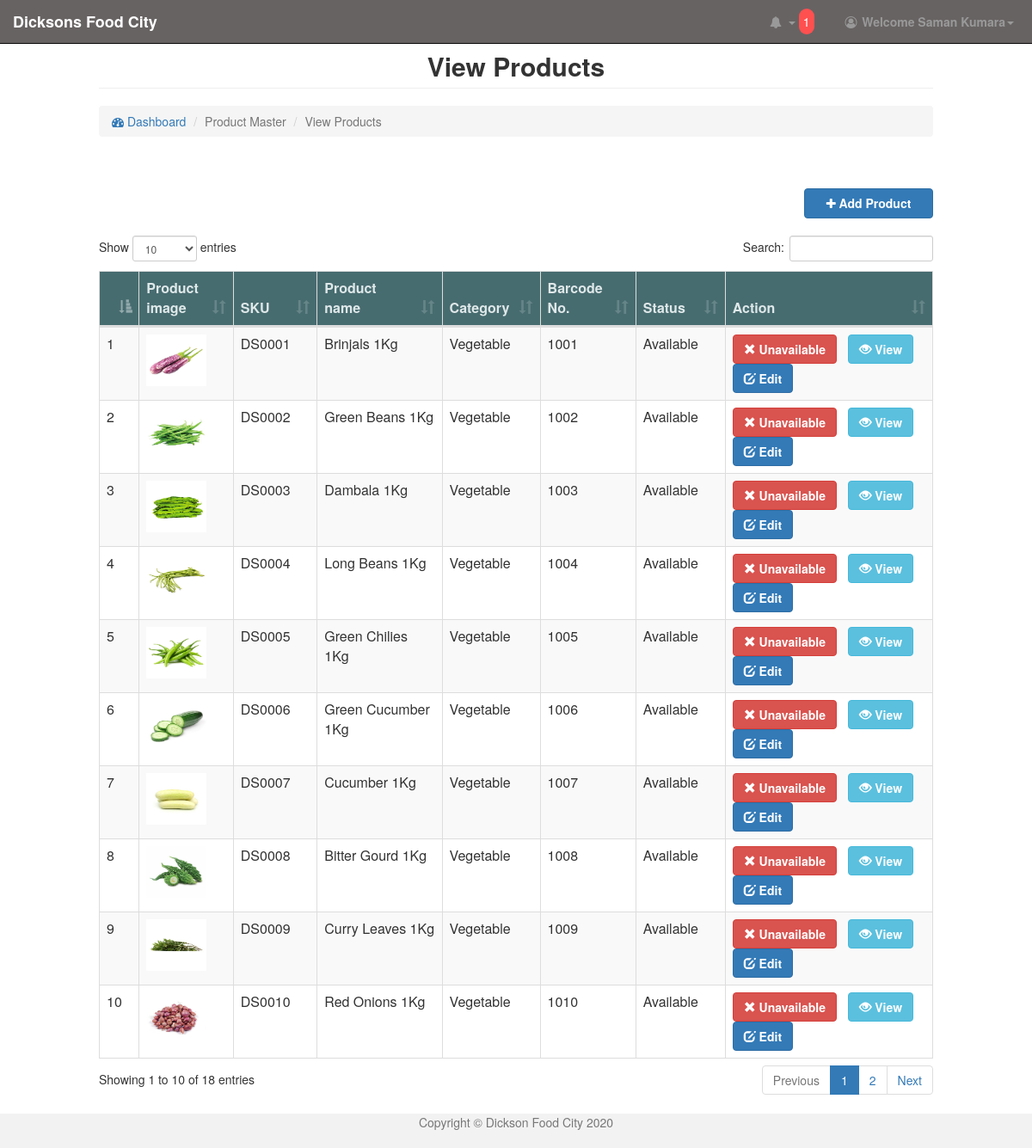
The app's page /view/view-product.php (signed in) with its own data.
### tables this page shows
CREATE TABLE `product` (
  `product_id` int(11) NOT NULL AUTO_INCREMENT,
  `pcode` varchar(30) NOT NULL,
  `product_name` varchar(50) NOT NULL,
  `brand_id` int(11) NOT NULL,
  `department_id` int(11) NOT NULL,
  `cat_id` int(11) NOT NULL,
  `sub_cat_id` int(11) NOT NULL,
  `pbarcode` varchar(30) NOT NULL,
  `unit_id` int(11) NOT NULL,
  `product_image` text NOT NULL,
  `ppurchase_price` double(10,2) NOT NULL,
  `pdis` int(11) NOT NULL,
  `reqty` double(10,3) NOT NULL,
  `product_status` int(11) NOT NULL DEFAULT '1',
  PRIMARY KEY (`product_id`)
);

CREATE TABLE `category` (
  `cat_id` int(11) NOT NULL AUTO_INCREMENT,
  `cat_name` varchar(50) NOT NULL,
  `cat_code` varchar(30) NOT NULL,
  `status` int(11) NOT NULL DEFAULT '1',
  PRIMARY KEY (`cat_id`)
);

### model/product_model.php (called while the page is built, shortened)
<?php
class Product{
    function getAllProducts()
    {
        $con = $GLOBALS["con"];
        $sql="SELECT * FROM product p, category c WHERE  p.cat_id=c.cat_id";
        $productResult=$con->query($sql);
        return $productResult;
    }
}

### view/view-product.php (the view, shortened to what this page needs)
<html>
    <head>
        <link rel="stylesheet" type="text/css" href="../css/dataTables.bootstrap.min.css"/>
        <?php
        include '../includes/bootstrap_includes_css.php';
        include '../model/product_model.php';
        $productObj= new Product();
        $productResult=$productObj->getAllProducts();
        ?>
    </head>
    <body>
         <?php
        include_once'header.php';
        ?>
        <div class="container-fluid">
            <div class="row">
                <div class="col-md-12">&nbsp;</div>
            </div>
            <div class="row">
                 <div class="col-md-1">&nbsp;</div>
                <div class="col-lg-10">
                    <center> <h2 class="page-header"><b>View Products</b></h2></center>
                </div>
                  <div class="col-md-1">&nbsp;</div>
            </div>
              <div class="row">
                <div class="col-md-1">&nbsp;</div>
                <div class="col-md-10">
                <ol class="breadcrumb mb-4">
                <li class="breadcrumb-item active"><a href="dashboard.php"><i class="fa fa-dashboard"></i> Dashboard</a></li>
                <li class="breadcrumb-item active">Product Master</li>
                <li class="breadcrumb-item active">View Products</li>
                </ol>
                </div>
                <div class="col-md-1">&nbsp;</div>
              </div>
                <div class="row">
                <div class="col-md-1">&nbsp;</div>
               <div class="col-md-10">
                </div>
                <div class="col-md-1">&nbsp;</div>
                </div>
            <div class="row">
                <div class="col-md-12">&nbsp;</div>
            </div>
            <div class="row">
                   <div class="col-md-1"> &nbsp;</div>
                   <div class="col-md-10">
                    <div class="page-body">
                     <a href="add-product.php" class="btn btn-primary" style="float:right; width:150px; height:35px;">
                        <i class="fa fa-plus"></i>
                            <b>Add Product</b>
                     </a>
                    <div class="row">
                        <div class="col-md-12">&nbsp;</div>
                    </div>
                           <div class="table-responsive center-block">
                                <table class="table table-bordered table-striped" id="example" role="grid"  style="float:left;">
                                    <thead>
                                        <tr role="row" style="background-color: #476c70;color:#dfe8e9;height:50px">
                                           <th style="width:10px">&nbsp;</th>
                                           <th  rowspan="1" colspan="1" style="width:80px;">
                                                Product image
                                            </th>
                                            <th   rowspan="1" colspan="1" style="width:80px;">
                                                SKU
                                            </th>
                                            <th  rowspan="1" colspan="1" style="width:150px;">
                                                Product name
                                            </th>
                                            <th  rowspan="1" colspan="1" style="width:80px;">
                                               Category
                                            </th>
                                            <th  rowspan="1" colspan="1" style="width:80px;">
                                               Barcode No.
                                            </th>
                                            <th rowspan="1" colspan="1" style="width: 80px;">
                                                Status
                                            </th>
                                            <th  rowspan="1" colspan="1" style="width: 300px;">
                                                Action
                                            </th>
                                        </tr>
                                    </thead>
                                    <?php
                                    while ($prow = $productResult->fetch_assoc()) {
                                        $productId = $prow["product_id"];
                                        $productId = base64_encode($productId);
                                    ?>
                                        <tr>
                                            <td><?php echo $prow["product_id"]; ?></td>
                                            <td><img src="../images/product_image/<?php echo $prow["product_image"]; ?>" width="70" height="60" /></td>
                                            <td><?php echo $prow["pcode"]; ?></td>
                                            <td><?php echo $prow["product_name"]; ?></td>
                                            <td><?php echo $prow["cat_name"]; ?></td>
                                            <td><?php echo $prow["pbarcode"]; ?></td>
                                            <td>
                                                <?php
                                                if ($prow["product_status"] == "1") {
                                                    echo "Available";
                                                } else {
                                                    echo "Unavailable";
                                                }
                                                ?>
                                            </td>
                                            <td>
                                                <?php
                                                if ($prow["product_status"] == "1") {
                                                ?>
                                                <a href="../controller/productcontroller.php?status=deactivateProduct&product_id=<?php echo $productId; ?>" class="btn btn-md btn-danger">
                                                <span class="glyphicon glyphicon-remove"></span>&nbsp;<b>Unavailable</b>
                                                </a>
                                                <?php
                                                }
                                                ?>
                                                <a href="../view/display-product.php?product_id=<?php echo $productId;  ?>"  class="btn btn-md btn-info">
                                                    <span class="glyphicon glyphicon-eye-open"></span>&nbsp;<b>View</b>
                                                </a>
                                                <a href="../view/edit-product.php?product_id=<?php echo $productId; ?>" class="btn btn-md btn-primary">
                                                    <span class="glyphicon glyphicon-edit"></span>&nbsp;<b>Edit</b></a>
                                            </td>
                                        </tr>
                                        <?php
                                    }
                                    ?>
                        </table>
                    </div>
                </div>
            </div>
               <div class="col-md-1">&nbsp;</div>
                </div>
            <div class="row">
                <div class="col-md-12">&nbsp;</div>
            </div>
            <div class="row">
                <div class="col-md-12">&nbsp;</div>
            </div>
            <div class="row">
                <div class="col-md-12">&nbsp;</div>
            </div>
            </div>
<?php
include_once 'footer.php';
?>
    </body>
</html>

### records on screen
product: product_id "1", product_image (picture), pcode "DS0001", product_name "Brinjals 1Kg", cat.cat_name "Vegetable", pbarcode "1001", product_status "Available"
product: product_id "2", product_image (picture), pcode "DS0002", product_name "Green Beans 1Kg", cat.cat_name "Vegetable", pbarcode "1002", product_status "Available"
product: product_id "3", product_image (picture), pcode "DS0003", product_name "Dambala 1Kg", cat.cat_name "Vegetable", pbarcode "1003", product_status "Available"
product: product_id "4", product_image (picture), pcode "DS0004", product_name "Long Beans 1Kg", cat.cat_name "Vegetable", pbarcode "1004", product_status "Available"
product: product_id "5", product_image (picture), pcode "DS0005", product_name "Green Chilies 1Kg", cat.cat_name "Vegetable", pbarcode "1005", product_status "Available"
product: product_id "6", product_image (picture), pcode "DS0006", product_name "Green Cucumber 1Kg", cat.cat_name "Vegetable", pbarcode "1006", product_status "Available"
product: product_id "7", product_image (picture), pcode "DS0007", product_name "Cucumber 1Kg", cat.cat_name "Vegetable", pbarcode "1007", product_status "Available"
product: product_id "8", product_image (picture), pcode "DS0008", product_name "Bitter Gourd 1Kg", cat.cat_name "Vegetable", pbarcode "1008", product_status "Available"
product: product_id "9", product_image (picture), pcode "DS0009", product_name "Curry Leaves 1Kg", cat.cat_name "Vegetable", pbarcode "1009", product_status "Available"
product: product_id "10", product_image (picture), pcode "DS0010", product_name "Red Onions 1Kg", cat.cat_name "Vegetable", pbarcode "1010", product_status "Available"

### other values on screen
$notification_array["cont"] "1"
$_SESSION["user"]["firstname"] "Saman"
$_SESSION["user"]["lastname"] "Kumara"
